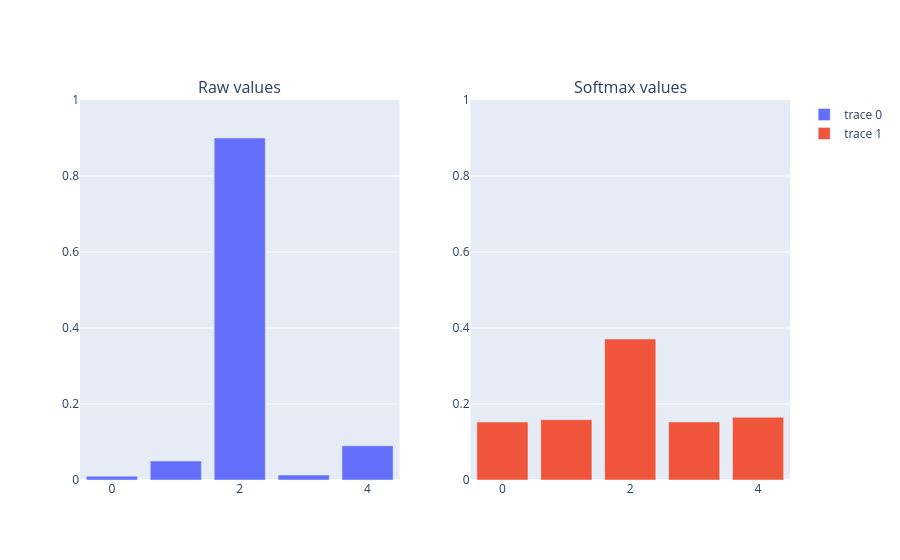
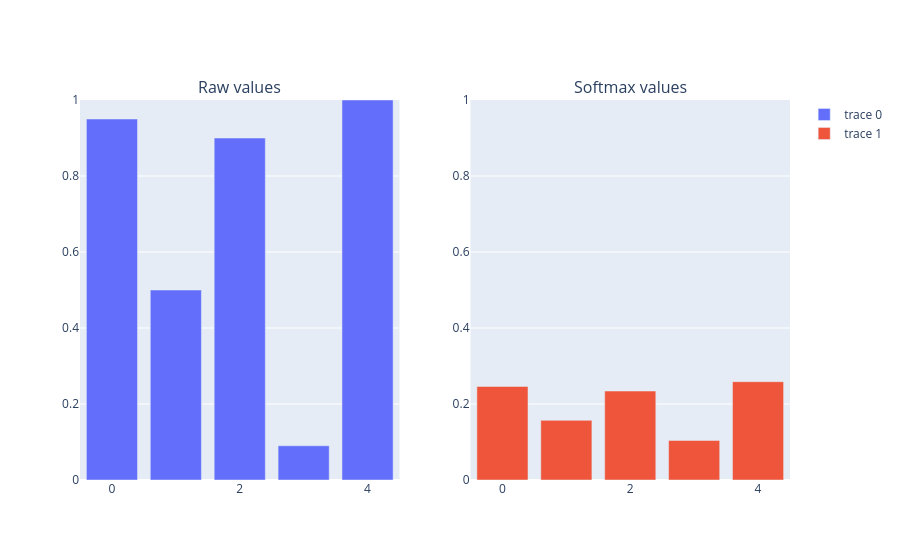

These figures' notebook cell, in order:
### Code cell
from plotly.subplots import make_subplots
import plotly.graph_objects as go

fig = make_subplots(rows=1, cols=2, subplot_titles=["Raw values", "Softmax values"])

fig.add_trace(go.Bar(y=[0.01, 0.05, 0.9, 0.013, 0.09]), row=1, col=1)
fig.add_trace(go.Bar(y=tf.nn.softmax([0.01, 0.05, 0.9, 0.013, 0.09]).numpy()), row=1, col=2)

fig.update_yaxes(range=[0, 1], row=1, col=1)
fig.update_yaxes(range=[0, 1], row=1, col=2)
#fig.update_layout(height=400, width=800, showlegend=False)
fig.show()

fig = make_subplots(rows=1, cols=2, subplot_titles=["Raw values", "Softmax values"])

fig.add_trace(go.Bar(y=[0.95, 0.5, 0.9, 0.09, 1.00]), row=1, col=1)
fig.add_trace(go.Bar(y=tf.nn.softmax([0.95, 0.5, 0.9, 0.09, 1.00]).numpy()), row=1, col=2)

fig.update_yaxes(range=[0, 1], row=1, col=1)
fig.update_yaxes(range=[0, 1], row=1, col=2)
#fig.update_layout(height=400, width=800, showlegend=False)
fig.show()

### Figure 1 — Plotly figure (JSON) as saved in the notebook; plotly's stock layout.template omitted (floating-point values rounded to 4 significant figures)
{"data": [{"type": "bar", "xaxis": "x", "y": [0.01, 0.05, 0.9, 0.013, 0.09], "yaxis": "y"}, {"type": "bar", "xaxis": "x2", "y": [0.1524, 0.1586, 0.3711, 0.1528, 0.1651], "yaxis": "y2"}], "layout": {"annotations": [{"font": {"size": 16}, "showarrow": false, "text": "Raw values", "x": 0.225, "xanchor": "center", "xref": "paper", "y": 1, "yanchor": "bottom", "yref": "paper"}, {"font": {"size": 16}, "showarrow": false, "text": "Softmax values", "x": 0.775, "xanchor": "center", "xref": "paper", "y": 1, "yanchor": "bottom", "yref": "paper"}], "xaxis": {"anchor": "y", "domain": [0, 0.45]}, "xaxis2": {"anchor": "y2", "domain": [0.55, 1]}, "yaxis": {"anchor": "x", "domain": [0, 1], "range": [0, 1]}, "yaxis2": {"anchor": "x2", "domain": [0, 1], "range": [0, 1]}}}

### Figure 2 — Plotly figure (JSON) as saved in the notebook; plotly's stock layout.template omitted (floating-point values rounded to 4 significant figures)
{"data": [{"type": "bar", "xaxis": "x", "y": [0.95, 0.5, 0.9, 0.09, 1], "yaxis": "y"}, {"type": "bar", "xaxis": "x2", "y": [0.2461, 0.1569, 0.2341, 0.1041, 0.2587], "yaxis": "y2"}], "layout": {"annotations": [{"font": {"size": 16}, "showarrow": false, "text": "Raw values", "x": 0.225, "xanchor": "center", "xref": "paper", "y": 1, "yanchor": "bottom", "yref": "paper"}, {"font": {"size": 16}, "showarrow": false, "text": "Softmax values", "x": 0.775, "xanchor": "center", "xref": "paper", "y": 1, "yanchor": "bottom", "yref": "paper"}], "xaxis": {"anchor": "y", "domain": [0, 0.45]}, "xaxis2": {"anchor": "y2", "domain": [0.55, 1]}, "yaxis": {"anchor": "x", "domain": [0, 1], "range": [0, 1]}, "yaxis2": {"anchor": "x2", "domain": [0, 1], "range": [0, 1]}}}
